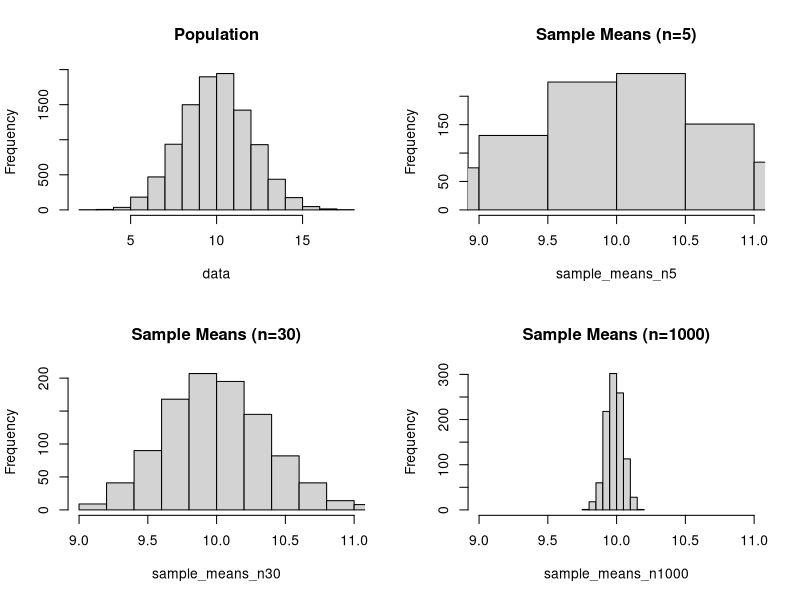
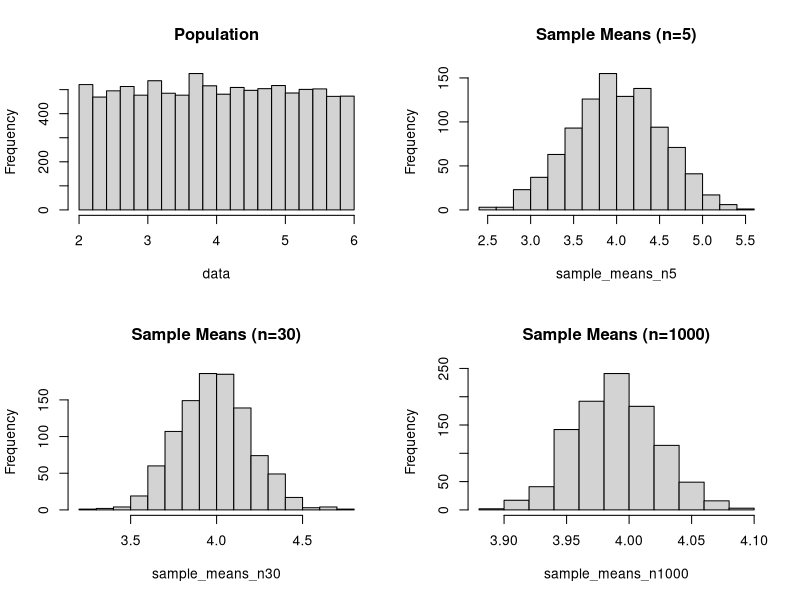
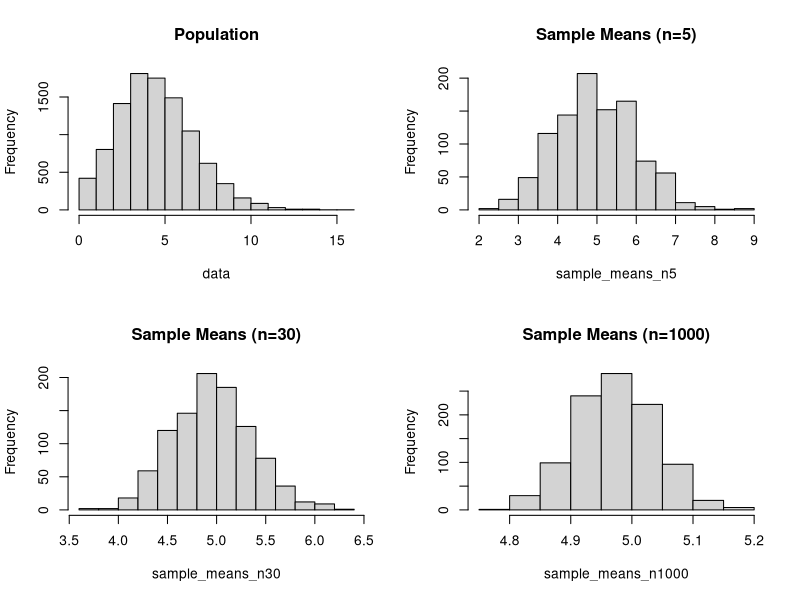
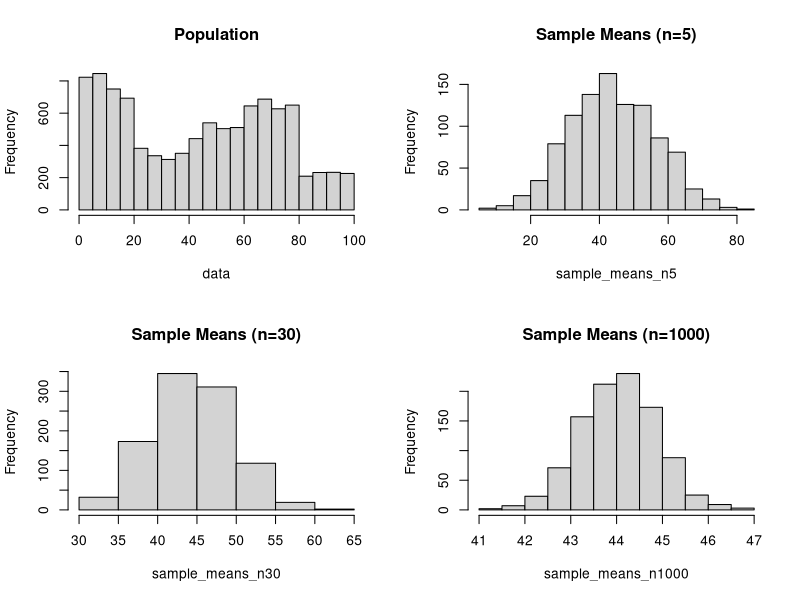
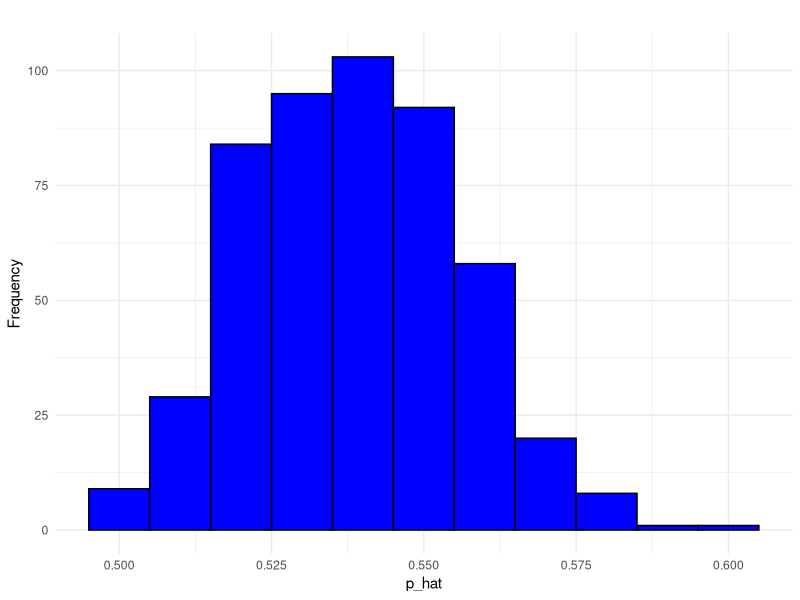

Recreate these plots in R, in order.
## ---- chunk 1
library(ggplot2)
library(gridExtra)
## ---- chunk 2
set.seed(003)
r <- 1000

data <- rnorm(n = 10000, mean = 10, sd = 2)

sample_means_n5 <- c()
for (i in 1:r){
  sample_means_n5[i] <- mean(sample(data, 5))
}

sample_means_n30 <- c()
for (i in 1:r){
  sample_means_n30[i] <- mean(sample(data, 30))
}

sample_means_n1000 <- c()
for (i in 1:r){
  sample_means_n1000[i] <- mean(sample(data, 1000))
}

par(mfcol = c(2, 2))
hist(data, main='Population')
hist(sample_means_n30, main='Sample Means (n=30)', xlim=c(9, 11))
hist(sample_means_n5, main='Sample Means (n=5)', xlim=c(9, 11))
hist(sample_means_n1000, main='Sample Means (n=1000)', xlim=c(9, 11))
## ---- chunk 3
set.seed(123)
r <- 1000

data <- runif(n = 10000, min = 2, max = 6)

sample_means_n5 <- c()
for (i in 1:r){
  sample_means_n5[i] <- mean(sample(data, 5))
}

sample_means_n30 <- c()
for (i in 1:r){
  sample_means_n30[i] <- mean(sample(data, 30))
}

sample_means_n1000 <- c()
for (i in 1:r){
  sample_means_n1000[i] <- mean(sample(data, 1000))
}

par(mfcol = c(2, 2))
hist(data, main='Population')
hist(sample_means_n30, main='Sample Means (n=30)')
hist(sample_means_n5, main='Sample Means (n=5)')
hist(sample_means_n1000, main='Sample Means (n=1000)')
## ---- chunk 4
set.seed(123)
r <- 1000

data <- rpois(n = 10000, lambda = 5)

sample_means_n5 <- c()
for (i in 1:r){
  sample_means_n5[i] <- mean(sample(data, 5))
}

sample_means_n30 <- c()
for (i in 1:r){
  sample_means_n30[i] <- mean(sample(data, 30))
}

sample_means_n1000 <- c()
for (i in 1:r){
  sample_means_n1000[i] <- mean(sample(data, 1000))
}

par(mfcol = c(2, 2))
hist(data, main='Population')
hist(sample_means_n30, main='Sample Means (n=30)')
hist(sample_means_n5, main='Sample Means (n=5)')
hist(sample_means_n1000, main='Sample Means (n=1000)')
## ---- chunk 5
set.seed(003)

rprobs = sample(1:5, 5)
rprobs = rep(16*rprobs, each=20)
rprobs = rprobs + 20*runif(100)
rprobs = rprobs / sum(rprobs)
data = sample(1:100, size=10000, replace=TRUE, prob=rprobs)

sample_means_n5 <- c()
for (i in 1:r){
  sample_means_n5[i] <- mean(sample(data, 5))
}

sample_means_n30 <- c()
for (i in 1:r){
  sample_means_n30[i] <- mean(sample(data, 30))
}

sample_means_n1000 <- c()
for (i in 1:r){
  sample_means_n1000[i] <- mean(sample(data, 1000))
}

par(mfcol = c(2, 2))
hist(data, main='Population')
hist(sample_means_n30, main='Sample Means (n=30)')
hist(sample_means_n5, main='Sample Means (n=5)')
hist(sample_means_n1000, main='Sample Means (n=1000)')
## ---- chunk 6
library(ggplot2)

set.seed(111)

population_size <- 12141897

p <- 0.54

num_simulations <- 500

sample_size <- 1000

rep()
p_hat_values <- replicate(num_simulations, {
  # Simulate sampling from the population
  sample <- sample(c(rep(1,population_size * p), rep(0,population_size*(1-p))), sample_size, replace =FALSE) # replicate(num_simulations, {...})：这个函数会重复执行大括号中的代码num_simulations次，并将每次的结果存储在一个向量中； rep创建一个包含population_size * p个1和population_size * (1-p)个0的向量，模拟总体。
mean(sample) #calculate the p_hat for each sample
})


  
histogram <- ggplot(data.frame(p = p_hat_values), aes(x=p))+
  geom_histogram(binwidth = 0.01, fill ="blue", color = "black")+
  labs(title =" ",
       x = "p_hat",
       y= "Frequency")+
  theme_minimal()

print(histogram)

